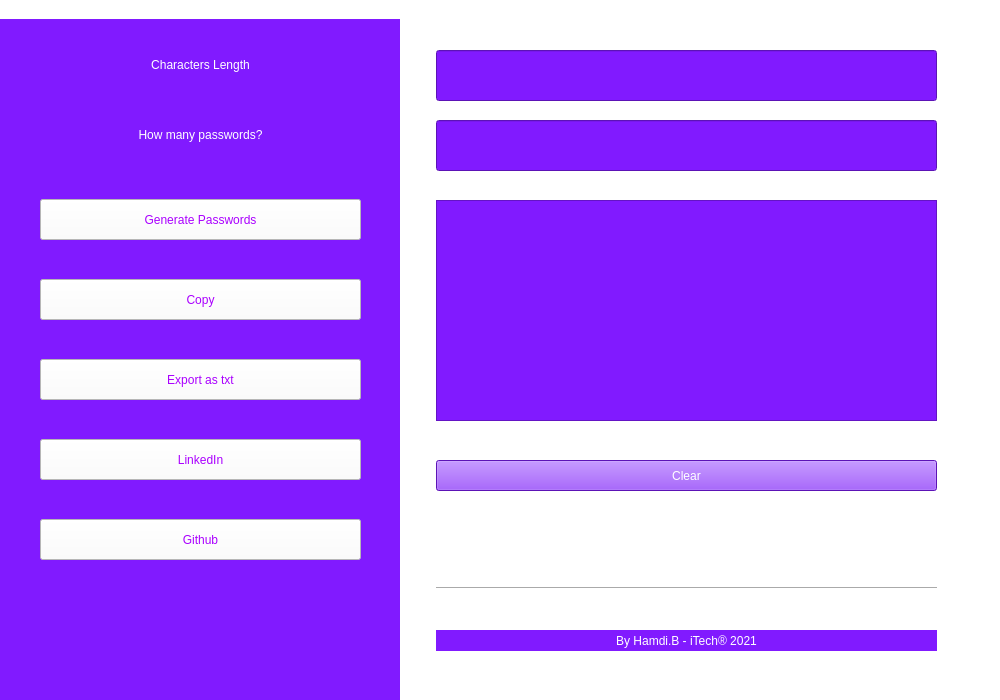
<?xml version="1.0" encoding="UTF-8"?>
<ui version="4.0">
 <class>MainWindow</class>
 <widget class="QMainWindow" name="MainWindow">
  <property name="enabled">
   <bool>true</bool>
  </property>
  <property name="geometry">
   <rect>
    <x>0</x>
    <y>0</y>
    <width>1000</width>
    <height>700</height>
   </rect>
  </property>
  <property name="sizePolicy">
   <sizepolicy hsizetype="Fixed" vsizetype="Fixed">
    <horstretch>0</horstretch>
    <verstretch>0</verstretch>
   </sizepolicy>
  </property>
  <property name="minimumSize">
   <size>
    <width>1000</width>
    <height>700</height>
   </size>
  </property>
  <property name="maximumSize">
   <size>
    <width>1000</width>
    <height>700</height>
   </size>
  </property>
  <property name="sizeIncrement">
   <size>
    <width>0</width>
    <height>0</height>
   </size>
  </property>
  <property name="baseSize">
   <size>
    <width>1000</width>
    <height>700</height>
   </size>
  </property>
  <property name="font">
   <font>
    <family>Verdana</family>
    <bold>true</bold>
   </font>
  </property>
  <property name="windowTitle">
   <string>P-GEN</string>
  </property>
  <property name="windowIcon">
   <iconset>
    <normaloff>padlock.ico</normaloff>padlock.ico</iconset>
  </property>
  <property name="autoFillBackground">
   <bool>false</bool>
  </property>
  <property name="styleSheet">
   <string notr="true">background-color: rgb(255, 255, 255);

</string>
  </property>
  <property name="animated">
   <bool>true</bool>
  </property>
  <property name="dockOptions">
   <set>QMainWindow::AnimatedDocks</set>
  </property>
  <widget class="QWidget" name="centralwidget">
   <widget class="QLineEdit" name="chars_input">
    <property name="geometry">
     <rect>
      <x>30</x>
      <y>50</y>
      <width>501</width>
      <height>51</height>
     </rect>
    </property>
    <property name="styleSheet">
     <string notr="true">background-color: rgb(129, 26, 255);
font: 700 10pt &quot;Verdana&quot;;
color: rgb(255, 255, 255);</string>
    </property>
    <property name="alignment">
     <set>Qt::AlignCenter</set>
    </property>
   </widget>
   <widget class="QLineEdit" name="pwdNbr_input">
    <property name="geometry">
     <rect>
      <x>30</x>
      <y>120</y>
      <width>501</width>
      <height>51</height>
     </rect>
    </property>
    <property name="styleSheet">
     <string notr="true">background-color: rgb(129, 26, 255);
font: 700 10pt &quot;Verdana&quot;;
color: rgb(255, 255, 255);</string>
    </property>
    <property name="alignment">
     <set>Qt::AlignCenter</set>
    </property>
   </widget>
   <widget class="QTextEdit" name="passwords_output">
    <property name="geometry">
     <rect>
      <x>30</x>
      <y>200</y>
      <width>501</width>
      <height>221</height>
     </rect>
    </property>
    <property name="styleSheet">
     <string notr="true">background-color: rgb(129, 26, 255);
font: 700 10pt &quot;Verdana&quot;;
color: rgb(255, 255, 255);</string>
    </property>
   </widget>
   <widget class="QPushButton" name="clear">
    <property name="geometry">
     <rect>
      <x>30</x>
      <y>460</y>
      <width>501</width>
      <height>31</height>
     </rect>
    </property>
    <property name="styleSheet">
     <string notr="true">background-color: rgb(129, 26, 255);
font: 700 10pt &quot;Verdana&quot;;
color: rgb(255, 255, 255);</string>
    </property>
    <property name="text">
     <string>Clear</string>
    </property>
   </widget>
   <widget class="Line" name="line">
    <property name="geometry">
     <rect>
      <x>30</x>
      <y>580</y>
      <width>501</width>
      <height>16</height>
     </rect>
    </property>
    <property name="orientation">
     <enum>Qt::Horizontal</enum>
    </property>
   </widget>
   <widget class="QLabel" name="label_3">
    <property name="geometry">
     <rect>
      <x>30</x>
      <y>630</y>
      <width>501</width>
      <height>21</height>
     </rect>
    </property>
    <property name="styleSheet">
     <string notr="true">background-color: rgb(129, 26, 255);
font: italic 9pt &quot;Verdana&quot;;
color: rgb(255, 255, 255);</string>
    </property>
    <property name="text">
     <string>By Hamdi.B - iTech® 2021</string>
    </property>
    <property name="alignment">
     <set>Qt::AlignCenter</set>
    </property>
   </widget>
  </widget>
  <widget class="QStatusBar" name="statusbar"/>
  <widget class="QDockWidget" name="dockWidget">
   <property name="sizePolicy">
    <sizepolicy hsizetype="Fixed" vsizetype="Fixed">
     <horstretch>0</horstretch>
     <verstretch>0</verstretch>
    </sizepolicy>
   </property>
   <property name="minimumSize">
    <size>
     <width>400</width>
     <height>700</height>
    </size>
   </property>
   <property name="maximumSize">
    <size>
     <width>400</width>
     <height>700</height>
    </size>
   </property>
   <property name="baseSize">
    <size>
     <width>400</width>
     <height>700</height>
    </size>
   </property>
   <property name="styleSheet">
    <string notr="true">background-color: rgb(129, 26, 255);</string>
   </property>
   <property name="features">
    <set>QDockWidget::NoDockWidgetFeatures</set>
   </property>
   <attribute name="dockWidgetArea">
    <number>1</number>
   </attribute>
   <widget class="QWidget" name="dockWidgetContents">
    <widget class="QLabel" name="label">
     <property name="geometry">
      <rect>
       <x>40</x>
       <y>30</y>
       <width>321</width>
       <height>31</height>
      </rect>
     </property>
     <property name="styleSheet">
      <string notr="true">
color: rgb(255, 255, 255);
font: 700 10pt &quot;Verdana&quot;;</string>
     </property>
     <property name="text">
      <string>Characters Length</string>
     </property>
     <property name="alignment">
      <set>Qt::AlignCenter</set>
     </property>
    </widget>
    <widget class="QLabel" name="label_2">
     <property name="geometry">
      <rect>
       <x>40</x>
       <y>100</y>
       <width>321</width>
       <height>31</height>
      </rect>
     </property>
     <property name="styleSheet">
      <string notr="true">
color: rgb(255, 255, 255);
font: 700 10pt &quot;Verdana&quot;;</string>
     </property>
     <property name="text">
      <string>How many passwords?</string>
     </property>
     <property name="alignment">
      <set>Qt::AlignCenter</set>
     </property>
    </widget>
    <widget class="QPushButton" name="generate_passwords">
     <property name="geometry">
      <rect>
       <x>40</x>
       <y>180</y>
       <width>321</width>
       <height>41</height>
      </rect>
     </property>
     <property name="palette">
      <palette>
       <active>
        <colorrole role="WindowText">
         <brush brushstyle="SolidPattern">
          <color alpha="255">
           <red>170</red>
           <green>0</green>
           <blue>255</blue>
          </color>
         </brush>
        </colorrole>
        <colorrole role="Button">
         <brush brushstyle="SolidPattern">
          <color alpha="255">
           <red>255</red>
           <green>255</green>
           <blue>255</blue>
          </color>
         </brush>
        </colorrole>
        <colorrole role="Light">
         <brush brushstyle="SolidPattern">
          <color alpha="255">
           <red>255</red>
           <green>255</green>
           <blue>255</blue>
          </color>
         </brush>
        </colorrole>
        <colorrole role="Text">
         <brush brushstyle="SolidPattern">
          <color alpha="255">
           <red>170</red>
           <green>0</green>
           <blue>255</blue>
          </color>
         </brush>
        </colorrole>
        <colorrole role="ButtonText">
         <brush brushstyle="SolidPattern">
          <color alpha="255">
           <red>170</red>
           <green>0</green>
           <blue>255</blue>
          </color>
         </brush>
        </colorrole>
        <colorrole role="Base">
         <brush brushstyle="SolidPattern">
          <color alpha="255">
           <red>255</red>
           <green>255</green>
           <blue>255</blue>
          </color>
         </brush>
        </colorrole>
        <colorrole role="Window">
         <brush brushstyle="SolidPattern">
          <color alpha="255">
           <red>255</red>
           <green>255</green>
           <blue>255</blue>
          </color>
         </brush>
        </colorrole>
       </active>
       <inactive>
        <colorrole role="WindowText">
         <brush brushstyle="SolidPattern">
          <color alpha="255">
           <red>170</red>
           <green>0</green>
           <blue>255</blue>
          </color>
         </brush>
        </colorrole>
        <colorrole role="Button">
         <brush brushstyle="SolidPattern">
          <color alpha="255">
           <red>255</red>
           <green>255</green>
           <blue>255</blue>
          </color>
         </brush>
        </colorrole>
        <colorrole role="Light">
         <brush brushstyle="SolidPattern">
          <color alpha="255">
           <red>255</red>
           <green>255</green>
           <blue>255</blue>
          </color>
         </brush>
        </colorrole>
        <colorrole role="Text">
         <brush brushstyle="SolidPattern">
          <color alpha="255">
           <red>170</red>
           <green>0</green>
           <blue>255</blue>
          </color>
         </brush>
        </colorrole>
        <colorrole role="ButtonText">
         <brush brushstyle="SolidPattern">
          <color alpha="255">
           <red>170</red>
           <green>0</green>
           <blue>255</blue>
          </color>
         </brush>
        </colorrole>
        <colorrole role="Base">
         <brush brushstyle="SolidPattern">
          <color alpha="255">
           <red>255</red>
           <green>255</green>
           <blue>255</blue>
          </color>
         </brush>
        </colorrole>
        <colorrole role="Window">
         <brush brushstyle="SolidPattern">
          <color alpha="255">
           <red>255</red>
           <green>255</green>
           <blue>255</blue>
          </color>
         </brush>
        </colorrole>
       </inactive>
       <disabled>
        <colorrole role="WindowText">
         <brush brushstyle="SolidPattern">
          <color alpha="255">
           <red>170</red>
           <green>0</green>
           <blue>255</blue>
          </color>
         </brush>
        </colorrole>
        <colorrole role="Button">
         <brush brushstyle="SolidPattern">
          <color alpha="255">
           <red>255</red>
           <green>255</green>
           <blue>255</blue>
          </color>
         </brush>
        </colorrole>
        <colorrole role="Light">
         <brush brushstyle="SolidPattern">
          <color alpha="255">
           <red>255</red>
           <green>255</green>
           <blue>255</blue>
          </color>
         </brush>
        </colorrole>
        <colorrole role="Text">
         <brush brushstyle="SolidPattern">
          <color alpha="255">
           <red>170</red>
           <green>0</green>
           <blue>255</blue>
          </color>
         </brush>
        </colorrole>
        <colorrole role="ButtonText">
         <brush brushstyle="SolidPattern">
          <color alpha="255">
           <red>170</red>
           <green>0</green>
           <blue>255</blue>
          </color>
         </brush>
        </colorrole>
        <colorrole role="Base">
         <brush brushstyle="SolidPattern">
          <color alpha="255">
           <red>255</red>
           <green>255</green>
           <blue>255</blue>
          </color>
         </brush>
        </colorrole>
        <colorrole role="Window">
         <brush brushstyle="SolidPattern">
          <color alpha="255">
           <red>255</red>
           <green>255</green>
           <blue>255</blue>
          </color>
         </brush>
        </colorrole>
       </disabled>
      </palette>
     </property>
     <property name="styleSheet">
      <string notr="true">background-color: rgb(255, 255, 255);
color: rgb(170, 0, 255);
font: 700 10pt &quot;Verdana&quot;;

</string>
     </property>
     <property name="text">
      <string>Generate Passwords</string>
     </property>
    </widget>
    <widget class="QPushButton" name="copy">
     <property name="geometry">
      <rect>
       <x>40</x>
       <y>260</y>
       <width>321</width>
       <height>41</height>
      </rect>
     </property>
     <property name="palette">
      <palette>
       <active>
        <colorrole role="WindowText">
         <brush brushstyle="SolidPattern">
          <color alpha="255">
           <red>170</red>
           <green>0</green>
           <blue>255</blue>
          </color>
         </brush>
        </colorrole>
        <colorrole role="Button">
         <brush brushstyle="SolidPattern">
          <color alpha="255">
           <red>255</red>
           <green>255</green>
           <blue>255</blue>
          </color>
         </brush>
        </colorrole>
        <colorrole role="Light">
         <brush brushstyle="SolidPattern">
          <color alpha="255">
           <red>255</red>
           <green>255</green>
           <blue>255</blue>
          </color>
         </brush>
        </colorrole>
        <colorrole role="Text">
         <brush brushstyle="SolidPattern">
          <color alpha="255">
           <red>170</red>
           <green>0</green>
           <blue>255</blue>
          </color>
         </brush>
        </colorrole>
        <colorrole role="ButtonText">
         <brush brushstyle="SolidPattern">
          <color alpha="255">
           <red>170</red>
           <green>0</green>
           <blue>255</blue>
          </color>
         </brush>
        </colorrole>
        <colorrole role="Base">
         <brush brushstyle="SolidPattern">
          <color alpha="255">
           <red>255</red>
           <green>255</green>
           <blue>255</blue>
          </color>
         </brush>
        </colorrole>
        <colorrole role="Window">
         <brush brushstyle="SolidPattern">
          <color alpha="255">
           <red>255</red>
           <green>255</green>
           <blue>255</blue>
          </color>
         </brush>
        </colorrole>
       </active>
       <inactive>
        <colorrole role="WindowText">
         <brush brushstyle="SolidPattern">
          <color alpha="255">
           <red>170</red>
           <green>0</green>
           <blue>255</blue>
          </color>
         </brush>
        </colorrole>
        <colorrole role="Button">
         <brush brushstyle="SolidPattern">
          <color alpha="255">
           <red>255</red>
           <green>255</green>
           <blue>255</blue>
          </color>
         </brush>
        </colorrole>
        <colorrole role="Light">
         <brush brushstyle="SolidPattern">
          <color alpha="255">
           <red>255</red>
           <green>255</green>
           <blue>255</blue>
          </color>
         </brush>
        </colorrole>
        <colorrole role="Text">
         <brush brushstyle="SolidPattern">
          <color alpha="255">
           <red>170</red>
           <green>0</green>
           <blue>255</blue>
          </color>
         </brush>
        </colorrole>
        <colorrole role="ButtonText">
         <brush brushstyle="SolidPattern">
          <color alpha="255">
           <red>170</red>
           <green>0</green>
           <blue>255</blue>
          </color>
         </brush>
        </colorrole>
        <colorrole role="Base">
         <brush brushstyle="SolidPattern">
          <color alpha="255">
           <red>255</red>
           <green>255</green>
           <blue>255</blue>
          </color>
         </brush>
        </colorrole>
        <colorrole role="Window">
         <brush brushstyle="SolidPattern">
          <color alpha="255">
           <red>255</red>
           <green>255</green>
           <blue>255</blue>
          </color>
         </brush>
        </colorrole>
       </inactive>
       <disabled>
        <colorrole role="WindowText">
         <brush brushstyle="SolidPattern">
          <color alpha="255">
           <red>170</red>
           <green>0</green>
           <blue>255</blue>
          </color>
         </brush>
        </colorrole>
        <colorrole role="Button">
         <brush brushstyle="SolidPattern">
          <color alpha="255">
           <red>255</red>
           <green>255</green>
           <blue>255</blue>
          </color>
         </brush>
        </colorrole>
        <colorrole role="Light">
         <brush brushstyle="SolidPattern">
          <color alpha="255">
           <red>255</red>
           <green>255</green>
           <blue>255</blue>
          </color>
         </brush>
        </colorrole>
        <colorrole role="Text">
         <brush brushstyle="SolidPattern">
          <color alpha="255">
           <red>170</red>
           <green>0</green>
           <blue>255</blue>
          </color>
         </brush>
        </colorrole>
        <colorrole role="ButtonText">
         <brush brushstyle="SolidPattern">
          <color alpha="255">
           <red>170</red>
           <green>0</green>
           <blue>255</blue>
          </color>
         </brush>
        </colorrole>
        <colorrole role="Base">
         <brush brushstyle="SolidPattern">
          <color alpha="255">
           <red>255</red>
           <green>255</green>
           <blue>255</blue>
          </color>
         </brush>
        </colorrole>
        <colorrole role="Window">
         <brush brushstyle="SolidPattern">
          <color alpha="255">
           <red>255</red>
           <green>255</green>
           <blue>255</blue>
          </color>
         </brush>
        </colorrole>
       </disabled>
      </palette>
     </property>
     <property name="styleSheet">
      <string notr="true">background-color: rgb(255, 255, 255);
color: rgb(170, 0, 255);
font: 700 10pt &quot;Verdana&quot;;

</string>
     </property>
     <property name="text">
      <string>Copy</string>
     </property>
    </widget>
    <widget class="QPushButton" name="export_passwords">
     <property name="geometry">
      <rect>
       <x>40</x>
       <y>340</y>
       <width>321</width>
       <height>41</height>
      </rect>
     </property>
     <property name="palette">
      <palette>
       <active>
        <colorrole role="WindowText">
         <brush brushstyle="SolidPattern">
          <color alpha="255">
           <red>170</red>
           <green>0</green>
           <blue>255</blue>
          </color>
         </brush>
        </colorrole>
        <colorrole role="Button">
         <brush brushstyle="SolidPattern">
          <color alpha="255">
           <red>255</red>
           <green>255</green>
           <blue>255</blue>
          </color>
         </brush>
        </colorrole>
        <colorrole role="Light">
         <brush brushstyle="SolidPattern">
          <color alpha="255">
           <red>255</red>
           <green>255</green>
           <blue>255</blue>
          </color>
         </brush>
        </colorrole>
        <colorrole role="Text">
         <brush brushstyle="SolidPattern">
          <color alpha="255">
           <red>170</red>
           <green>0</green>
           <blue>255</blue>
          </color>
         </brush>
        </colorrole>
        <colorrole role="ButtonText">
         <brush brushstyle="SolidPattern">
          <color alpha="255">
           <red>170</red>
           <green>0</green>
           <blue>255</blue>
          </color>
         </brush>
        </colorrole>
        <colorrole role="Base">
         <brush brushstyle="SolidPattern">
          <color alpha="255">
           <red>255</red>
           <green>255</green>
           <blue>255</blue>
          </color>
         </brush>
        </colorrole>
        <colorrole role="Window">
         <brush brushstyle="SolidPattern">
          <color alpha="255">
           <red>255</red>
           <green>255</green>
           <blue>255</blue>
          </color>
         </brush>
        </colorrole>
       </active>
       <inactive>
        <colorrole role="WindowText">
         <brush brushstyle="SolidPattern">
          <color alpha="255">
           <red>170</red>
           <green>0</green>
           <blue>255</blue>
          </color>
         </brush>
        </colorrole>
        <colorrole role="Button">
         <brush brushstyle="SolidPattern">
          <color alpha="255">
           <red>255</red>
           <green>255</green>
           <blue>255</blue>
          </color>
         </brush>
        </colorrole>
        <colorrole role="Light">
         <brush brushstyle="SolidPattern">
          <color alpha="255">
           <red>255</red>
           <green>255</green>
           <blue>255</blue>
          </color>
         </brush>
        </colorrole>
        <colorrole role="Text">
         <brush brushstyle="SolidPattern">
          <color alpha="255">
           <red>170</red>
           <green>0</green>
           <blue>255</blue>
          </color>
         </brush>
        </colorrole>
        <colorrole role="ButtonText">
         <brush brushstyle="SolidPattern">
          <color alpha="255">
           <red>170</red>
           <green>0</green>
           <blue>255</blue>
          </color>
         </brush>
        </colorrole>
        <colorrole role="Base">
         <brush brushstyle="SolidPattern">
          <color alpha="255">
           <red>255</red>
           <green>255</green>
           <blue>255</blue>
          </color>
         </brush>
        </colorrole>
        <colorrole role="Window">
         <brush brushstyle="SolidPattern">
          <color alpha="255">
           <red>255</red>
           <green>255</green>
           <blue>255</blue>
          </color>
         </brush>
        </colorrole>
       </inactive>
       <disabled>
        <colorrole role="WindowText">
         <brush brushstyle="SolidPattern">
          <color alpha="255">
           <red>170</red>
           <green>0</green>
           <blue>255</blue>
          </color>
         </brush>
        </colorrole>
        <colorrole role="Button">
         <brush brushstyle="SolidPattern">
          <color alpha="255">
           <red>255</red>
           <green>255</green>
           <blue>255</blue>
          </color>
         </brush>
        </colorrole>
        <colorrole role="Light">
         <brush brushstyle="SolidPattern">
          <color alpha="255">
           <red>255</red>
           <green>255</green>
           <blue>255</blue>
          </color>
         </brush>
        </colorrole>
        <colorrole role="Text">
         <brush brushstyle="SolidPattern">
          <color alpha="255">
           <red>170</red>
           <green>0</green>
           <blue>255</blue>
          </color>
         </brush>
        </colorrole>
        <colorrole role="ButtonText">
         <brush brushstyle="SolidPattern">
          <color alpha="255">
           <red>170</red>
           <green>0</green>
           <blue>255</blue>
          </color>
         </brush>
        </colorrole>
        <colorrole role="Base">
         <brush brushstyle="SolidPattern">
          <color alpha="255">
           <red>255</red>
           <green>255</green>
           <blue>255</blue>
          </color>
         </brush>
        </colorrole>
        <colorrole role="Window">
         <brush brushstyle="SolidPattern">
          <color alpha="255">
           <red>255</red>
           <green>255</green>
           <blue>255</blue>
          </color>
         </brush>
        </colorrole>
       </disabled>
      </palette>
     </property>
     <property name="styleSheet">
      <string notr="true">background-color: rgb(255, 255, 255);
color: rgb(170, 0, 255);
font: 700 10pt &quot;Verdana&quot;;
</string>
     </property>
     <property name="text">
      <string>Export as txt</string>
     </property>
    </widget>
    <widget class="QPushButton" name="linkedin">
     <property name="geometry">
      <rect>
       <x>40</x>
       <y>420</y>
       <width>321</width>
       <height>41</height>
      </rect>
     </property>
     <property name="palette">
      <palette>
       <active>
        <colorrole role="WindowText">
         <brush brushstyle="SolidPattern">
          <color alpha="255">
           <red>170</red>
           <green>0</green>
           <blue>255</blue>
          </color>
         </brush>
        </colorrole>
        <colorrole role="Button">
         <brush brushstyle="SolidPattern">
          <color alpha="255">
           <red>255</red>
           <green>255</green>
           <blue>255</blue>
          </color>
         </brush>
        </colorrole>
        <colorrole role="Light">
         <brush brushstyle="SolidPattern">
          <color alpha="255">
           <red>255</red>
           <green>255</green>
           <blue>255</blue>
          </color>
         </brush>
        </colorrole>
        <colorrole role="Text">
         <brush brushstyle="SolidPattern">
          <color alpha="255">
           <red>170</red>
           <green>0</green>
           <blue>255</blue>
          </color>
         </brush>
        </colorrole>
        <colorrole role="ButtonText">
         <brush brushstyle="SolidPattern">
          <color alpha="255">
           <red>170</red>
           <green>0</green>
           <blue>255</blue>
          </color>
         </brush>
        </colorrole>
        <colorrole role="Base">
         <brush brushstyle="SolidPattern">
          <color alpha="255">
           <red>255</red>
           <green>255</green>
           <blue>255</blue>
          </color>
         </brush>
        </colorrole>
        <colorrole role="Window">
         <brush brushstyle="SolidPattern">
          <color alpha="255">
           <red>255</red>
           <green>255</green>
           <blue>255</blue>
          </color>
         </brush>
        </colorrole>
       </active>
       <inactive>
        <colorrole role="WindowText">
         <brush brushstyle="SolidPattern">
          <color alpha="255">
           <red>170</red>
           <green>0</green>
           <blue>255</blue>
          </color>
         </brush>
        </colorrole>
        <colorrole role="Button">
         <brush brushstyle="SolidPattern">
          <color alpha="255">
           <red>255</red>
           <green>255</green>
           <blue>255</blue>
          </color>
         </brush>
        </colorrole>
        <colorrole role="Light">
         <brush brushstyle="SolidPattern">
          <color alpha="255">
           <red>255</red>
           <green>255</green>
           <blue>255</blue>
          </color>
         </brush>
        </colorrole>
        <colorrole role="Text">
         <brush brushstyle="SolidPattern">
          <color alpha="255">
           <red>170</red>
           <green>0</green>
           <blue>255</blue>
          </color>
         </brush>
        </colorrole>
        <colorrole role="ButtonText">
         <brush brushstyle="SolidPattern">
          <color alpha="255">
           <red>170</red>
           <green>0</green>
           <blue>255</blue>
          </color>
         </brush>
        </colorrole>
        <colorrole role="Base">
         <brush brushstyle="SolidPattern">
          <color alpha="255">
           <red>255</red>
           <green>255</green>
           <blue>255</blue>
          </color>
         </brush>
        </colorrole>
        <colorrole role="Window">
         <brush brushstyle="SolidPattern">
          <color alpha="255">
           <red>255</red>
           <green>255</green>
           <blue>255</blue>
          </color>
         </brush>
        </colorrole>
       </inactive>
       <disabled>
        <colorrole role="WindowText">
         <brush brushstyle="SolidPattern">
          <color alpha="255">
           <red>170</red>
           <green>0</green>
           <blue>255</blue>
          </color>
         </brush>
        </colorrole>
        <colorrole role="Button">
         <brush brushstyle="SolidPattern">
          <color alpha="255">
           <red>255</red>
           <green>255</green>
           <blue>255</blue>
          </color>
         </brush>
        </colorrole>
        <colorrole role="Light">
         <brush brushstyle="SolidPattern">
          <color alpha="255">
           <red>255</red>
           <green>255</green>
           <blue>255</blue>
          </color>
         </brush>
        </colorrole>
        <colorrole role="Text">
         <brush brushstyle="SolidPattern">
          <color alpha="255">
           <red>170</red>
           <green>0</green>
           <blue>255</blue>
          </color>
         </brush>
        </colorrole>
        <colorrole role="ButtonText">
         <brush brushstyle="SolidPattern">
          <color alpha="255">
           <red>170</red>
           <green>0</green>
           <blue>255</blue>
          </color>
         </brush>
        </colorrole>
        <colorrole role="Base">
         <brush brushstyle="SolidPattern">
          <color alpha="255">
           <red>255</red>
           <green>255</green>
           <blue>255</blue>
          </color>
         </brush>
        </colorrole>
        <colorrole role="Window">
         <brush brushstyle="SolidPattern">
          <color alpha="255">
           <red>255</red>
           <green>255</green>
           <blue>255</blue>
          </color>
         </brush>
        </colorrole>
       </disabled>
      </palette>
     </property>
     <property name="styleSheet">
      <string notr="true">background-color: rgb(255, 255, 255);
color: rgb(170, 0, 255);
font: 700 10pt &quot;Verdana&quot;;
</string>
     </property>
     <property name="text">
      <string>LinkedIn</string>
     </property>
    </widget>
    <widget class="QPushButton" name="github">
     <property name="geometry">
      <rect>
       <x>40</x>
       <y>500</y>
       <width>321</width>
       <height>41</height>
      </rect>
     </property>
     <property name="palette">
      <palette>
       <active>
        <colorrole role="WindowText">
         <brush brushstyle="SolidPattern">
          <color alpha="255">
           <red>170</red>
           <green>0</green>
           <blue>255</blue>
          </color>
         </brush>
        </colorrole>
        <colorrole role="Button">
         <brush brushstyle="SolidPattern">
          <color alpha="255">
           <red>255</red>
           <green>255</green>
           <blue>255</blue>
          </color>
         </brush>
        </colorrole>
        <colorrole role="Light">
         <brush brushstyle="SolidPattern">
          <color alpha="255">
           <red>255</red>
           <green>255</green>
           <blue>255</blue>
          </color>
         </brush>
        </colorrole>
        <colorrole role="Text">
         <brush brushstyle="SolidPattern">
          <color alpha="255">
           <red>170</red>
           <green>0</green>
           <blue>255</blue>
          </color>
         </brush>
        </colorrole>
        <colorrole role="ButtonText">
         <brush brushstyle="SolidPattern">
          <color alpha="255">
           <red>170</red>
           <green>0</green>
           <blue>255</blue>
          </color>
         </brush>
        </colorrole>
        <colorrole role="Base">
         <brush brushstyle="SolidPattern">
          <color alpha="255">
           <red>255</red>
           <green>255</green>
           <blue>255</blue>
          </color>
         </brush>
        </colorrole>
        <colorrole role="Window">
         <brush brushstyle="SolidPattern">
          <color alpha="255">
           <red>255</red>
           <green>255</green>
           <blue>255</blue>
          </color>
         </brush>
        </colorrole>
       </active>
       <inactive>
        <colorrole role="WindowText">
         <brush brushstyle="SolidPattern">
          <color alpha="255">
           <red>170</red>
           <green>0</green>
           <blue>255</blue>
          </color>
         </brush>
        </colorrole>
        <colorrole role="Button">
         <brush brushstyle="SolidPattern">
          <color alpha="255">
           <red>255</red>
           <green>255</green>
           <blue>255</blue>
          </color>
         </brush>
        </colorrole>
        <colorrole role="Light">
         <brush brushstyle="SolidPattern">
          <color alpha="255">
           <red>255</red>
           <green>255</green>
           <blue>255</blue>
          </color>
         </brush>
        </colorrole>
        <colorrole role="Text">
         <brush brushstyle="SolidPattern">
          <color alpha="255">
           <red>170</red>
           <green>0</green>
           <blue>255</blue>
          </color>
         </brush>
        </colorrole>
        <colorrole role="ButtonText">
         <brush brushstyle="SolidPattern">
          <color alpha="255">
           <red>170</red>
           <green>0</green>
           <blue>255</blue>
          </color>
         </brush>
        </colorrole>
        <colorrole role="Base">
         <brush brushstyle="SolidPattern">
          <color alpha="255">
           <red>255</red>
           <green>255</green>
           <blue>255</blue>
          </color>
         </brush>
        </colorrole>
        <colorrole role="Window">
         <brush brushstyle="SolidPattern">
          <color alpha="255">
           <red>255</red>
           <green>255</green>
           <blue>255</blue>
          </color>
         </brush>
        </colorrole>
       </inactive>
       <disabled>
        <colorrole role="WindowText">
         <brush brushstyle="SolidPattern">
          <color alpha="255">
           <red>170</red>
           <green>0</green>
           <blue>255</blue>
          </color>
         </brush>
        </colorrole>
        <colorrole role="Button">
         <brush brushstyle="SolidPattern">
          <color alpha="255">
           <red>255</red>
           <green>255</green>
           <blue>255</blue>
          </color>
         </brush>
        </colorrole>
        <colorrole role="Light">
         <brush brushstyle="SolidPattern">
          <color alpha="255">
           <red>255</red>
           <green>255</green>
           <blue>255</blue>
          </color>
         </brush>
        </colorrole>
        <colorrole role="Text">
         <brush brushstyle="SolidPattern">
          <color alpha="255">
           <red>170</red>
           <green>0</green>
           <blue>255</blue>
          </color>
         </brush>
        </colorrole>
        <colorrole role="ButtonText">
         <brush brushstyle="SolidPattern">
          <color alpha="255">
           <red>170</red>
           <green>0</green>
           <blue>255</blue>
          </color>
         </brush>
        </colorrole>
        <colorrole role="Base">
         <brush brushstyle="SolidPattern">
          <color alpha="255">
           <red>255</red>
           <green>255</green>
           <blue>255</blue>
          </color>
         </brush>
        </colorrole>
        <colorrole role="Window">
         <brush brushstyle="SolidPattern">
          <color alpha="255">
           <red>255</red>
           <green>255</green>
           <blue>255</blue>
          </color>
         </brush>
        </colorrole>
       </disabled>
      </palette>
     </property>
     <property name="styleSheet">
      <string notr="true">background-color: rgb(255, 255, 255);
color: rgb(170, 0, 255);
font: 700 10pt &quot;Verdana&quot;;
</string>
     </property>
     <property name="text">
      <string>Github</string>
     </property>
    </widget>
   </widget>
  </widget>
 </widget>
 <resources/>
 <connections/>
</ui>
